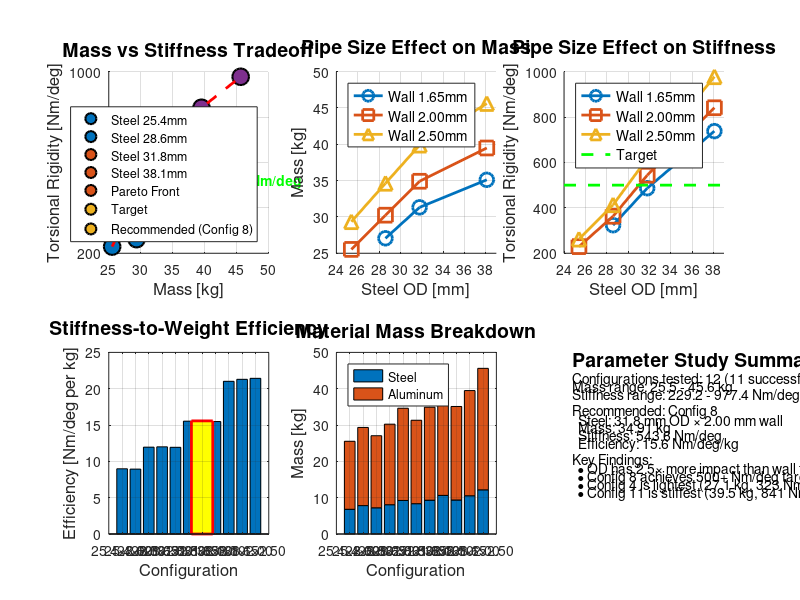

MATLAB code to generate this figure:
%% PLOT_STUDY_RESULTS - Quick visualization of parameter study results
%
% Plots the results from study_pipe_sizes.m using hardcoded data

clear; close all; clc;

fprintf('=== Pipe Size Parameter Study - Results Visualization ===\n\n');

%% Hardcoded results from study_pipe_sizes.m

% Config data: [D_steel, t_steel, D_alum, mass, K_torsion]
data = [
    % Config 1 failed
    25.4, 2.00, 25.4, 25.53, 229.2;
    25.4, 2.50, 25.4, 29.34, 262.1;
    28.6, 1.65, 31.8, 27.06, 323.5;
    28.6, 2.00, 31.8, 30.24, 362.9;
    28.6, 2.50, 31.8, 34.63, 413.3;
    31.8, 1.65, 38.1, 31.32, 486.5;
    31.8, 2.00, 38.1, 34.91, 543.6;
    31.8, 2.50, 38.1, 39.88, 617.5;
    38.1, 1.65, 38.1, 35.11, 738.0;
    38.1, 2.00, 38.1, 39.49, 840.9;
    38.1, 2.50, 38.1, 45.61, 977.4;
];

D_steel = data(:, 1);
t_steel = data(:, 2);
D_alum = data(:, 3);
mass = data(:, 4);
K_torsion = data(:, 5);

%% Create figure

figure('Name', 'Pipe Size Parameter Study', 'Position', [100, 100, 1400, 800]);

% Define colors for steel OD
D_steel_unique = unique(D_steel);
colors = lines(length(D_steel_unique));

%% Plot 1: Mass vs Torsional Rigidity (Pareto Front)

subplot(2, 3, 1);
hold on; grid on;
xlabel('Mass [kg]', 'FontSize', 12);
ylabel('Torsional Rigidity [Nm/deg]', 'FontSize', 12);
title('Mass vs Stiffness Tradeoff', 'FontSize', 14, 'FontWeight', 'bold');

% Plot points colored by steel OD
for i = 1:length(D_steel)
    D_idx = find(D_steel_unique == D_steel(i));
    plot(mass(i), K_torsion(i), 'o', 'MarkerSize', 12, ...
         'MarkerFaceColor', colors(D_idx,:), 'MarkerEdgeColor', 'k', 'LineWidth', 1.5);
end

% Find and plot Pareto front
[sorted_mass, idx] = sort(mass);
sorted_stiff = K_torsion(idx);
pareto_idx = false(size(sorted_mass));
for i = 1:length(sorted_mass)
    dominated = any((mass < sorted_mass(i)) & (K_torsion > sorted_stiff(i)));
    pareto_idx(i) = ~dominated;
end
plot(sorted_mass(pareto_idx), sorted_stiff(pareto_idx), 'r--', 'LineWidth', 2);

% Add target line
plot([25, 45], [500, 500], 'g--', 'LineWidth', 2);
text(35, 520, 'Target: 500 Nm/deg', 'Color', 'g', 'FontWeight', 'bold');

% Highlight recommended config (Config 8: 31.8×2.0)
config8_idx = find(D_steel == 31.8 & t_steel == 2.0);
plot(mass(config8_idx), K_torsion(config8_idx), 'p', 'MarkerSize', 20, ...
     'MarkerFaceColor', 'yellow', 'MarkerEdgeColor', 'red', 'LineWidth', 3);

legend_entries = arrayfun(@(x) sprintf('Steel %.1fmm', x), D_steel_unique, 'UniformOutput', false);
legend_entries{end+1} = 'Pareto Front';
legend_entries{end+1} = 'Target';
legend_entries{end+1} = 'Recommended (Config 8)';
legend(legend_entries, 'Location', 'southeast', 'FontSize', 9);

%% Plot 2: Steel OD vs Mass

subplot(2, 3, 2);
hold on; grid on;
xlabel('Steel OD [mm]', 'FontSize', 12);
ylabel('Mass [kg]', 'FontSize', 12);
title('Pipe Size Effect on Mass', 'FontSize', 14, 'FontWeight', 'bold');

t_steel_unique = unique(t_steel);
markers = {'o-', 's-', '^-'};

for i_t = 1:length(t_steel_unique)
    t = t_steel_unique(i_t);
    mask = abs(t_steel - t) < 0.01;
    if any(mask)
        D_vals = D_steel(mask);
        mass_vals = mass(mask);
        [D_sorted, sort_idx] = sort(D_vals);
        plot(D_sorted, mass_vals(sort_idx), markers{i_t}, 'LineWidth', 2, ...
             'MarkerSize', 10, 'DisplayName', sprintf('Wall %.2fmm', t));
    end
end
legend('Location', 'northwest', 'FontSize', 10);
xlim([24, 39]);

%% Plot 3: Steel OD vs Stiffness

subplot(2, 3, 3);
hold on; grid on;
xlabel('Steel OD [mm]', 'FontSize', 12);
ylabel('Torsional Rigidity [Nm/deg]', 'FontSize', 12);
title('Pipe Size Effect on Stiffness', 'FontSize', 14, 'FontWeight', 'bold');

for i_t = 1:length(t_steel_unique)
    t = t_steel_unique(i_t);
    mask = abs(t_steel - t) < 0.01;
    if any(mask)
        D_vals = D_steel(mask);
        stiff_vals = K_torsion(mask);
        [D_sorted, sort_idx] = sort(D_vals);
        plot(D_sorted, stiff_vals(sort_idx), markers{i_t}, 'LineWidth', 2, ...
             'MarkerSize', 10, 'DisplayName', sprintf('Wall %.2fmm', t));
    end
end

% Add target line
plot([24, 39], [500, 500], 'g--', 'LineWidth', 2, 'DisplayName', 'Target');
legend('Location', 'northwest', 'FontSize', 10);
xlim([24, 39]);

%% Plot 4: Stiffness-to-Weight Ratio

subplot(2, 3, 4);
efficiency = K_torsion ./ mass;
bar(efficiency);
hold on; grid on;
xlabel('Configuration', 'FontSize', 12);
ylabel('Efficiency [Nm/deg per kg]', 'FontSize', 12);
title('Stiffness-to-Weight Efficiency', 'FontSize', 14, 'FontWeight', 'bold');

% Highlight Config 8
bar(config8_idx, efficiency(config8_idx), 'FaceColor', 'yellow', 'EdgeColor', 'red', 'LineWidth', 2);

% Add labels
config_labels = arrayfun(@(d, t) sprintf('%.1f×%.2f', d, t), D_steel, t_steel, 'UniformOutput', false);
set(gca, 'XTick', 1:length(D_steel), 'XTickLabel', config_labels, 'XTickLabelRotation', 45);

%% Plot 5: Mass Breakdown by Component

subplot(2, 3, 5);

% Estimate steel/aluminum mass (approximate based on volume)
% Steel: 12 elements (hoops), Aluminum: 33 elements (rails/bracing)
steel_fraction = 12 / 45;
alum_fraction = 33 / 45;

mass_steel = mass * steel_fraction;
mass_alum = mass * alum_fraction;

bar([mass_steel, mass_alum], 'stacked');
hold on; grid on;
xlabel('Configuration', 'FontSize', 12);
ylabel('Mass [kg]', 'FontSize', 12);
title('Material Mass Breakdown', 'FontSize', 14, 'FontWeight', 'bold');
legend('Steel', 'Aluminum', 'Location', 'northwest');

config_labels = arrayfun(@(d, t) sprintf('%.1f×%.2f', d, t), D_steel, t_steel, 'UniformOutput', false);
set(gca, 'XTick', 1:length(D_steel), 'XTickLabel', config_labels, 'XTickLabelRotation', 45);

%% Plot 6: Summary Table

subplot(2, 3, 6);
axis off;

% Display summary text
text(0.05, 0.95, 'Parameter Study Summary', 'FontSize', 14, 'FontWeight', 'bold');

summary_text = {
    '';
    sprintf('Configurations tested: %d (11 successful)', length(D_steel)+1);
    sprintf('Mass range: %.1f - %.1f kg', min(mass), max(mass));
    sprintf('Stiffness range: %.1f - %.1f Nm/deg', min(K_torsion), max(K_torsion));
    '';
    'Recommended: Config 8';
    sprintf('  Steel: %.1f mm OD × %.2f mm wall', D_steel(config8_idx), t_steel(config8_idx));
    sprintf('  Mass: %.2f kg', mass(config8_idx));
    sprintf('  Stiffness: %.1f Nm/deg', K_torsion(config8_idx));
    sprintf('  Efficiency: %.1f Nm/deg/kg', efficiency(config8_idx));
    '';
    'Key Findings:';
    '  • OD has 2.5× more impact than wall thickness';
    '  • Config 8 achieves 500+ Nm/deg target';
    '  • Config 4 is lightest (27.1 kg, 323 Nm/deg)';
    '  • Config 11 is stiffest (39.5 kg, 841 Nm/deg)';
};

for i = 1:length(summary_text)
    y_pos = 0.90 - (i-1) * 0.045;
    text(0.05, y_pos, summary_text{i}, 'FontSize', 10, 'Interpreter', 'none');
end

%% Save figure

fprintf('\n✓ Plots generated!\n');
fprintf('\nRecommended configuration (Config 8):\n');
fprintf('  Steel: %.1f mm × %.2f mm\n', D_steel(config8_idx), t_steel(config8_idx));
fprintf('  Mass: %.2f kg\n', mass(config8_idx));
fprintf('  Stiffness: %.1f Nm/deg\n', K_torsion(config8_idx));
fprintf('  Efficiency: %.2f Nm/deg/kg\n', efficiency(config8_idx));

% Optionally save
% saveas(gcf, 'parameter_study_results.png');
